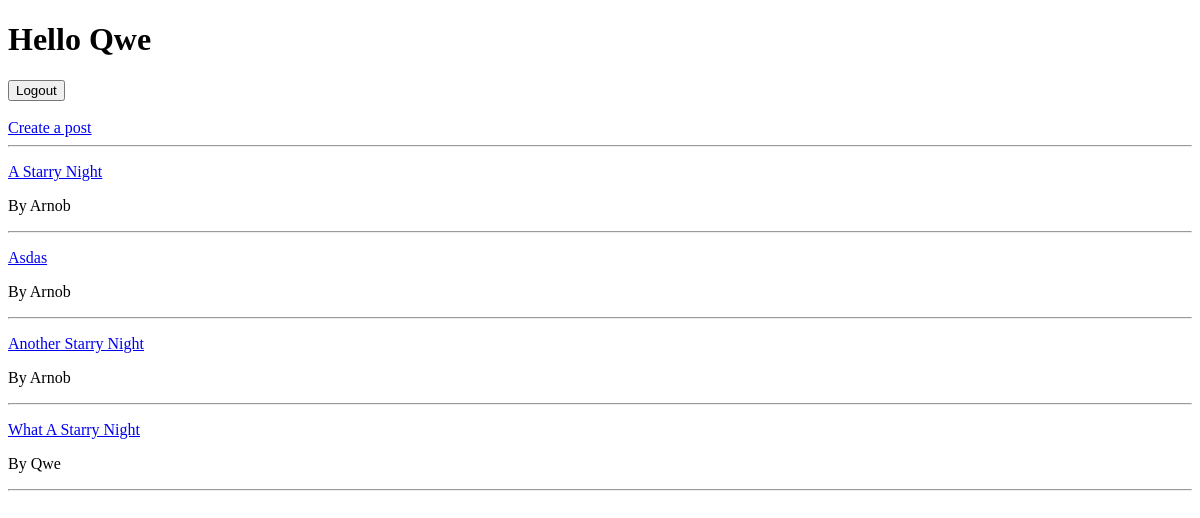
/ (signed in), run on an earlier commit of the app's database.
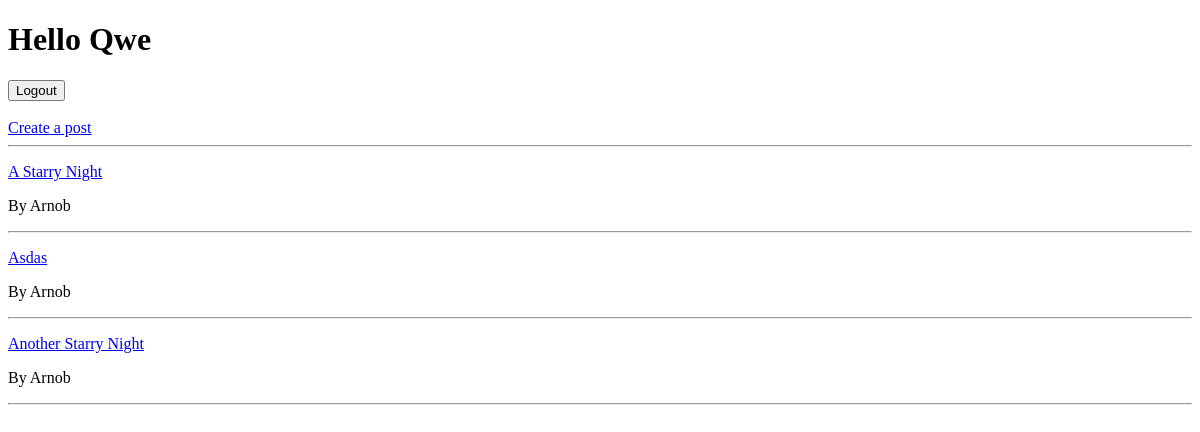
And on a later commit of the database.
### post/models.py (models this page shows)
class Post(models.Model):
    user = get_user_model()
    author = models.ForeignKey(user, on_delete = models.CASCADE)
    title = models.CharField(max_length=200)
    content = models.TextField()
    created_at = models.DateTimeField(auto_now_add=True)

### feed/views.py (the view)
# urls.py: path('', views.DisplayFeed.as_view()),
class DisplayFeed(ListView):
    model = models.Post
    template_name = 'feed/feed.html'

### templates/feed/feed.html (shortened to what this page needs)
{% extends 'base.html' %}
{% block body %}
  <h1>Hello {{ user.username | title }} </h1>
  {% if user.is_authenticated %}
    <form action="{% url 'user_auth:logout' %}" method="POST">
      <button type="submit">Logout</button>
    </form>
    <br>
    <a href="{% url 'post:create' %}">Create a post</a>
  {% else %}
    <a href="{% url 'user_auth:signup' %}">Sign Up</a> or
    <a href="{% url 'user_auth:login' %}">Login</a>
  {% endif %}
  <br>
  {% for data in object_list %}
    <hr>
    <div>
      <a href = "{% url 'feed:post' data.pk %}">
        <p>{{ data.title | title }}</p>
      </a>
      <p>By {{ data.author | title }}</p>
    </div>
  {% endfor %}
  <hr>
{% endblock %}

What changed in the data, as far as the page shows it:
removed Post: title "What A Starry Night", author "Qwe"
